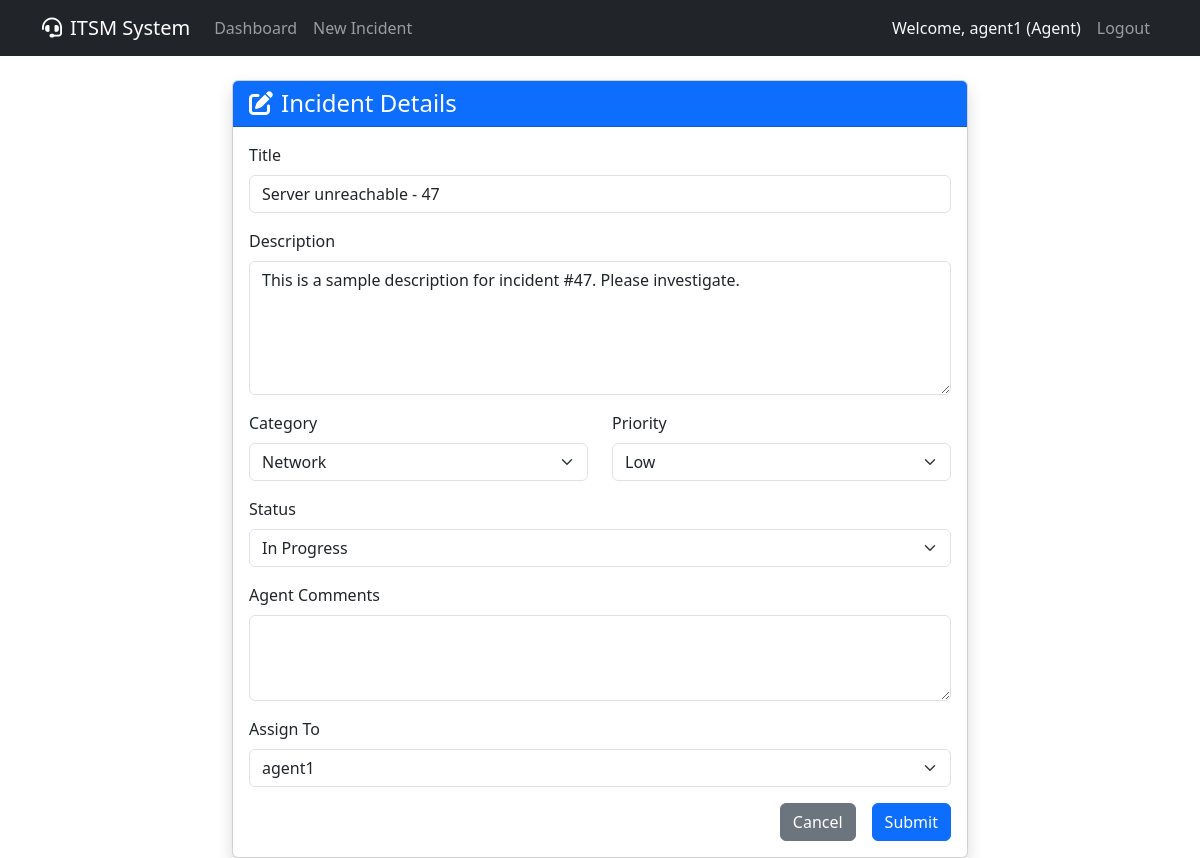
Screenshot of /incident/47 (signed in) with the database file from the repository.
### app/models.py (models this page shows, shortened)
class User(UserMixin, db.Model):
    id = db.Column(db.Integer, primary_key=True)
    username = db.Column(db.String(64), index=True, unique=True)
    email = db.Column(db.String(120), index=True, unique=True)
    password_hash = db.Column(db.String(128))
    role = db.Column(db.String(20), default='User') # Admin, Agent, User
    incidents_created = db.relationship('Incident', backref='author', lazy='dynamic', foreign_keys='Incident.user_id')
    incidents_assigned = db.relationship('Incident', backref='assignee', lazy='dynamic', foreign_keys='Incident.assigned_to_id')

class Incident(db.Model):
    id = db.Column(db.Integer, primary_key=True)
    title = db.Column(db.String(140))
    description = db.Column(db.Text)
    category = db.Column(db.String(50), default='General') # Hardware, Software, Network, Access, General
    status = db.Column(db.String(20), default='Open') # Open, In Progress, Resolved, Closed
    priority = db.Column(db.String(20), default='Medium') # Low, Medium, High, Critical
    comments = db.Column(db.Text) # Agent/Admin comments
    created_at = db.Column(db.DateTime, index=True, default=datetime.utcnow)
    updated_at = db.Column(db.DateTime, default=datetime.utcnow, onupdate=datetime.utcnow)
    user_id = db.Column(db.Integer, db.ForeignKey('user.id'))
    assigned_to_id = db.Column(db.Integer, db.ForeignKey('user.id'), nullable=True)

### app/routes.py (the view)
@bp.route('/incident/<int:incident_id>', methods=['GET', 'POST'])
@login_required
def incident(incident_id):
    try:
        incident = Incident.query.get_or_404(incident_id)
        if current_user.role == 'User' and incident.author != current_user:
            current_app.logger.warning(f"Unauthorized access attempt by {current_user.username} to incident {incident_id}")
            abort(403)
        form = IncidentForm()
        agents = User.query.filter(User.role.in_(['Agent', 'Admin'])).all()
        form.assigned_to.choices = [(0, 'Unassigned')] + [(u.id, u.username) for u in agents]
        if form.validate_on_submit():
            incident.title = form.title.data
            incident.description = form.description.data
            incident.category = form.category.data
            incident.priority = form.priority.data
            incident.status = form.status.data
            if current_user.role in ['Agent', 'Admin']:
                incident.comments = form.comments.data
                if form.assigned_to.data != 0:
                    incident.assigned_to_id = form.assigned_to.data
                else:
                    incident.assigned_to_id = None
            db.session.commit()
            current_app.logger.info(f"Incident {incident_id} updated by {current_user.username}")
            flash('Incident has been updated!', 'success')
        elif request.method == 'GET':
            form.title.data = incident.title
            form.description.data = incident.description
            form.category.data = incident.category
            form.priority.data = incident.priority
            form.status.data = incident.status
            form.comments.data = incident.comments
            form.assigned_to.data = incident.assigned_to_id if incident.assigned_to_id else 0
        return render_template('incident_form.html', title='Incident Details', form=form, legend='Incident Details', incident=incident)
    except Exception as e:
        current_app.logger.error(f"Error accessing/updating incident {incident_id}: {str(e)}")
        db.session.rollback()
        flash('An error occurred while processing the incident.', 'danger')
        return redirect(url_for('main.index'))

### app/forms.py
class IncidentForm(FlaskForm):
    title = StringField('Title', validators=[DataRequired()])
    description = TextAreaField('Description', validators=[DataRequired()])
    category = SelectField('Category', choices=[('General', 'General'), ('Hardware', 'Hardware'), ('Software', 'Software'), ('Network', 'Network'), ('Access', 'Access')], default='General')
    priority = SelectField('Priority', choices=[('Low', 'Low'), ('Medium', 'Medium'), ('High', 'High'), ('Critical', 'Critical')], default='Medium')
    status = SelectField('Status', choices=[('Open', 'Open'), ('In Progress', 'In Progress'), ('Resolved', 'Resolved'), ('Closed', 'Closed')], default='Open')
    comments = TextAreaField('Agent Comments')
    assigned_to = SelectField('Assign To', coerce=int, choices=[]) # Populated dynamically
    submit = SubmitField('Submit')

### app/models.py (called while the page is built)
@login.user_loader
def load_user(id):
    return User.query.get(int(id))

### app/templates/incident_form.html (shortened to what this page needs)
{% extends "base.html" %}
{% block content %}
<div class="row justify-content-center">
    <div class="col-md-8">
        <div class="card shadow">
            <div class="card-header bg-primary text-white">
                <h4 class="mb-0"><i class="fas fa-edit me-2"></i>{{ legend }}</h4>
            </div>
            <div class="card-body">
                <form method="POST" action="">
                    <div class="mb-3">
                        {{ form.title.label(class="form-label") }}
                        {{ form.title(class="form-control") }}
                    </div>
                    <div class="mb-3">
                        {{ form.description.label(class="form-label") }}
                        {{ form.description(class="form-control", rows=5) }}
                    </div>
                    <div class="row">
                        <div class="col-md-6 mb-3">
                            {{ form.category.label(class="form-label") }}
                            {{ form.category(class="form-select") }}
                        </div>
                        <div class="col-md-6 mb-3">
                            {{ form.priority.label(class="form-label") }}
                            {{ form.priority(class="form-select") }}
                        </div>
                    </div>
                    {% if incident %}
                    <div class="mb-3">
                        {{ form.status.label(class="form-label") }}
                        {{ form.status(class="form-select") }}
                    </div>
                    {% endif %}
                    {% if current_user.role in ['Agent', 'Admin'] %}
                    <div class="mb-3">
                        {{ form.comments.label(class="form-label") }}
                        {{ form.comments(class="form-control", rows=3) }}
                    </div>
                    <div class="mb-3">
                        {{ form.assigned_to.label(class="form-label") }}
                        {{ form.assigned_to(class="form-select") }}
                    </div>
                    {% else %}
                        <input type="hidden" name="assigned_to" value="0">
                    {% endif %}
                    <div class="d-grid gap-2 d-md-flex justify-content-md-end">
                        <a href="{{ url_for('main.index') }}" class="btn btn-secondary me-md-2">Cancel</a>
                        {{ form.submit(class="btn btn-primary") }}
                    </div>
                </form>
            </div>
        </div>
    </div>
</div>
{% endblock %}

### app/templates/base.html (shortened to what this page needs)
<!doctype html>
<html lang="en">
  <head>
    <link href="https://cdn.jsdelivr.net/npm/bootstrap@5.3.2/dist/css/bootstrap.min.css" rel="stylesheet">
    <link rel="stylesheet" href="https://cdnjs.cloudflare.com/ajax/libs/font-awesome/6.0.0/css/all.min.css">
  </head>
  <body>
    <nav class="navbar navbar-expand-lg navbar-dark bg-dark mb-4">
      <div class="container">
        <a class="navbar-brand" href="{{ url_for('main.index') }}"><i class="fas fa-headset me-2"></i>ITSM System</a>
        <div class="collapse navbar-collapse" id="navbarNav">
          <ul class="navbar-nav me-auto">
            <li class="nav-item">
              <a class="nav-link" href="{{ url_for('main.index') }}">Dashboard</a>
            </li>
            {% if current_user.is_authenticated %}
            <li class="nav-item">
              <a class="nav-link" href="{{ url_for('main.new_incident') }}">New Incident</a>
            </li>
            {% endif %}
          </ul>
          <ul class="navbar-nav">
            {% if current_user.is_authenticated %}
              <li class="nav-item">
                <span class="nav-link text-light">Welcome, {{ current_user.username }} ({{ current_user.role }})</span>
              </li>
              <li class="nav-item">
                <a class="nav-link" href="{{ url_for('auth.logout') }}">Logout</a>
              </li>
            {% endif %}
          </ul>
        </div>
      </div>
    </nav>
    <div class="container">
      {% block content %}{% endblock %}
    </div>
  </body>
</html>

### rows the page displays
User: username "agent1", role "Agent"
Incident: title "Server unreachable - 47", description "This is a sample description for incident #47. Please investigate.", category "Network", priority "Low", status "In Progress", assigned_to "agent1"

### other values shown
{{ legend }} "Incident Details"
